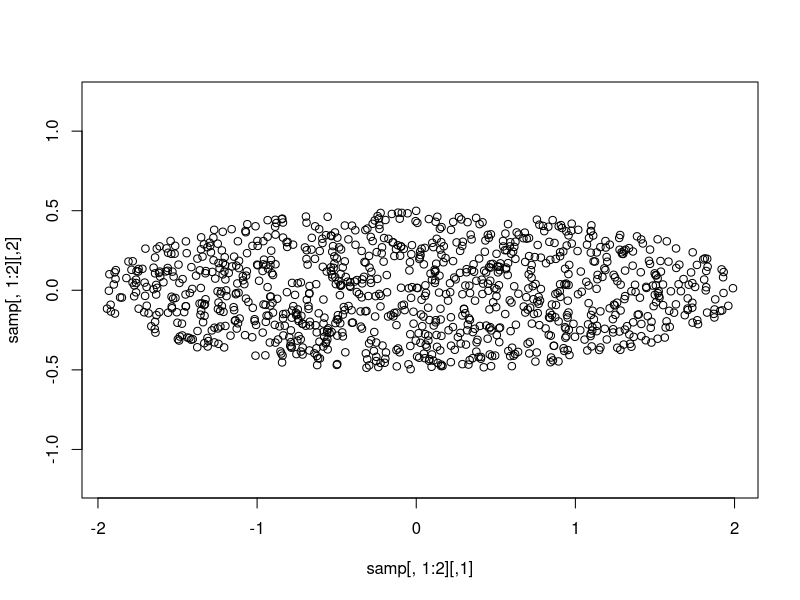

Write the R code that produced this figure.
# The correct function
Myellipse <- function(a, b)
{
	accept <- 0
	count <- 0
	prop <- numeric(length = 2)
	while(accept == 0)
	{
		count <- count + 1
		prop[1] <- runif(1, min = -sqrt(a), max = sqrt(a))
		prop[2] <- runif(1, min = -sqrt(b), max = sqrt(b))

		if(prop[1]^2/a + prop[2]^2/b <= 1)
		{
			accept <- 1
		}
	}
	return(c(prop, count))
}

# This is how I am checking
reps <- 1e3
samp <- matrix(0, nrow = reps, ncol = 3)
for(r in 1:reps)
{
	samp[r, ] <- Myellipse(4, .25)
}
mean(samp[ ,3])
plot(samp[, 1:2], type = "p", asp = 1)